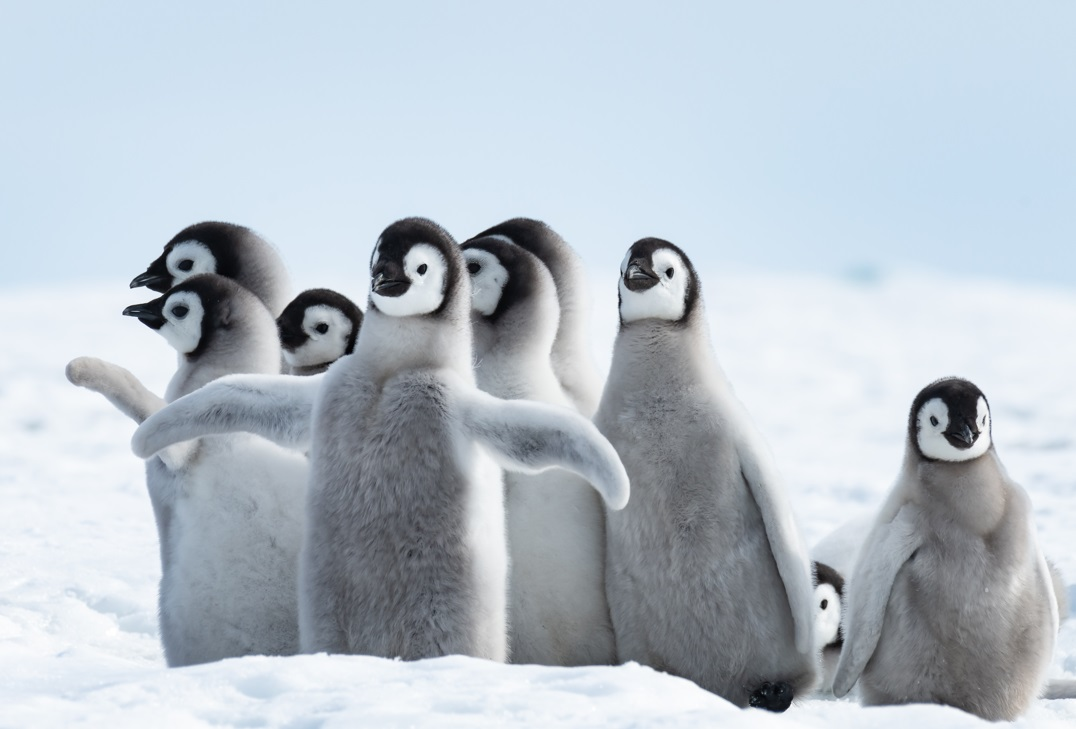
#> input picture Computer Vision Deep Dive in Python/Ch04/04_05/penguins.jpg, 1076 x 729 px
$ python edge_detection_filters.py
#> lines starting #> are read from the running program, lines starting #| are printed output that depends on the picture; after the words box and inside, x2 and y2 are one past the last pixel; in counts of white or black regions, pixels touching at a corner belong together
# Commented out IPython magic to ensure Python compatibility.
# Let's work with a picture of penguins

import numpy as np
import matplotlib.pyplot as plt

# %config InlineBackend.figure_formats = 'retina'
from matplotlib import rcParams
import cv2
from EC_CV import *

rcParams["figure.figsize"] = (20, 8)

img = plt.imread("penguins.jpg")
#> img is the input picture: shape (729, 1076, 3); mean R, G, B 183.7, 193.4, 202.5
img = cv2.cvtColor(img, cv2.COLOR_RGB2GRAY)
#> img: shape (729, 1076)
plt.imshow(img, cmap="gray")

# Let's use a vertical Sobel filter

kernel = np.matrix([[1, 0, -1], [2, 0, -2], [1, 0, -1]])

vr_edges = cv2.filter2D(src=img, ddepth=-1, kernel=kernel)
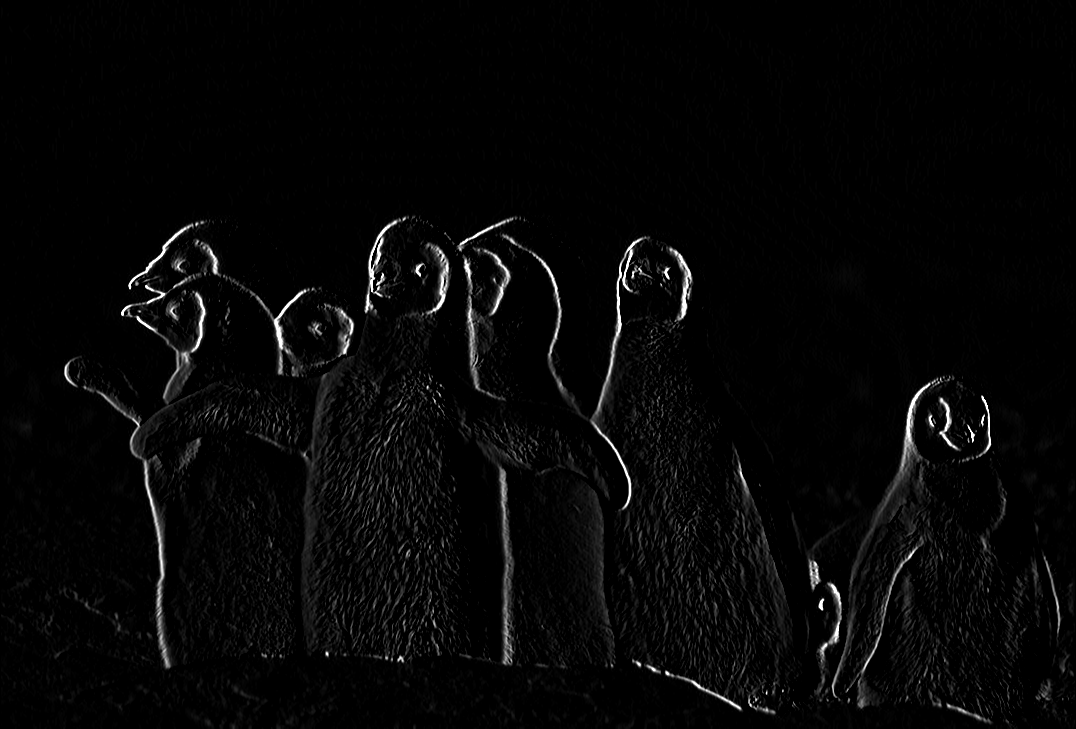
#> vr_edges: shape (729, 1076); min 0, max 255, mean 6.5
plt.imshow(vr_edges, cmap="gray")

# Now let's use the opposite vertical Sobel filter

kernel = np.matrix([[-1, 0, 1], [-2, 0, 2], [-1, 0, 1]])

vl_edges = cv2.filter2D(src=img, ddepth=-1, kernel=kernel)

rcParams["figure.figsize"] = 20, 8

# display images
fig, ax = plt.subplots(1, 2)
ax[0].imshow(vr_edges, cmap="gray")
ax[1].imshow(vl_edges, cmap="gray")

# Let's add the two vertical edge images

v_edges = cv2.add(vr_edges, vl_edges)
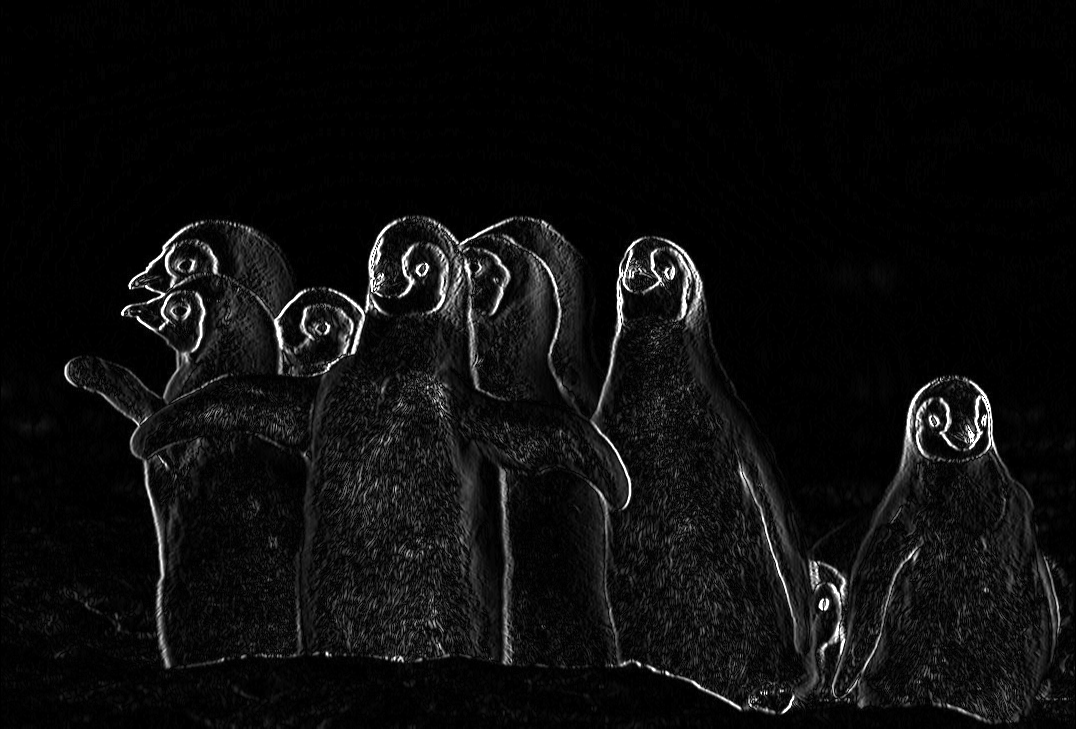
#> v_edges: shape (729, 1076); min 0, max 255, mean 13.1
plt.imshow(v_edges, cmap="gray")

# Now let's do the same for horizontal Sobel filters

kernel = np.matrix([[1, 2, 1], [0, 0, 0], [-1, -2, -1]])

hd_edges = cv2.filter2D(src=img, ddepth=-1, kernel=kernel)

kernel = np.matrix([[-1, -2, -1], [0, 0, 0], [1, 2, 1]])

hu_edges = cv2.filter2D(src=img, ddepth=-1, kernel=kernel)

rcParams["figure.figsize"] = 20, 8

# display images
fig, ax = plt.subplots(1, 2)
ax[0].imshow(hd_edges, cmap="gray")
ax[1].imshow(hu_edges, cmap="gray")

# Let's add the two images

h_edges = cv2.add(hd_edges, hu_edges)
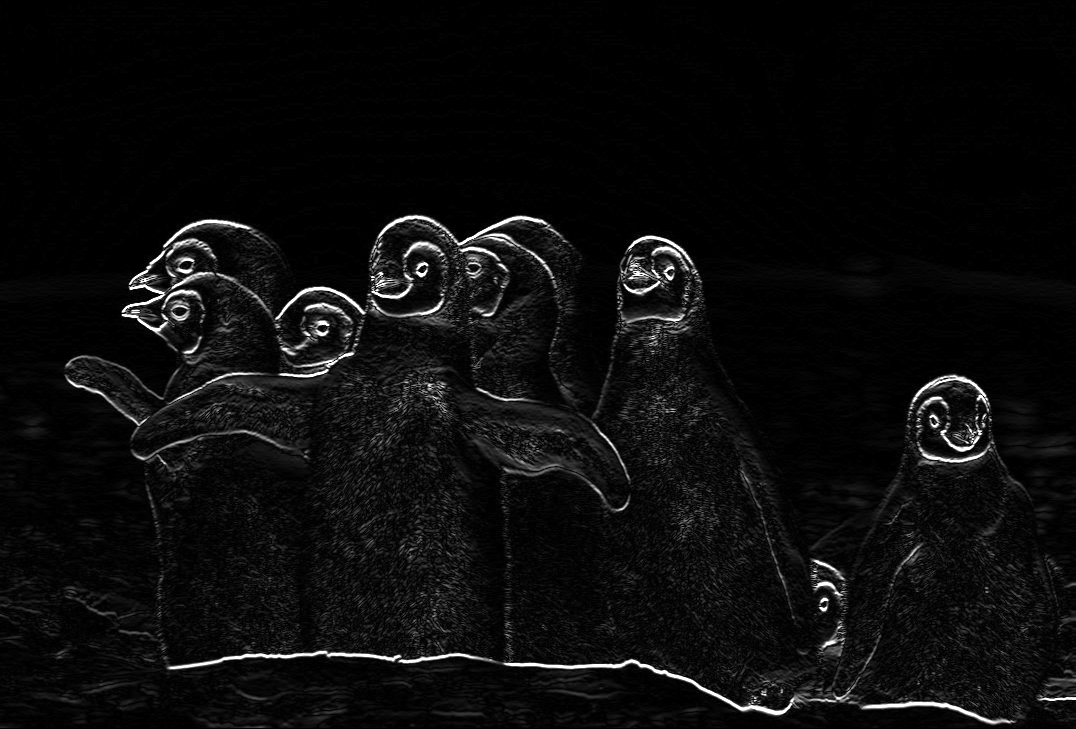
#> h_edges: shape (729, 1076); min 0, max 255, mean 12.1
plt.imshow(h_edges, cmap="gray")

# Now let's add all edge images

all_edges = cv2.add(h_edges, v_edges)
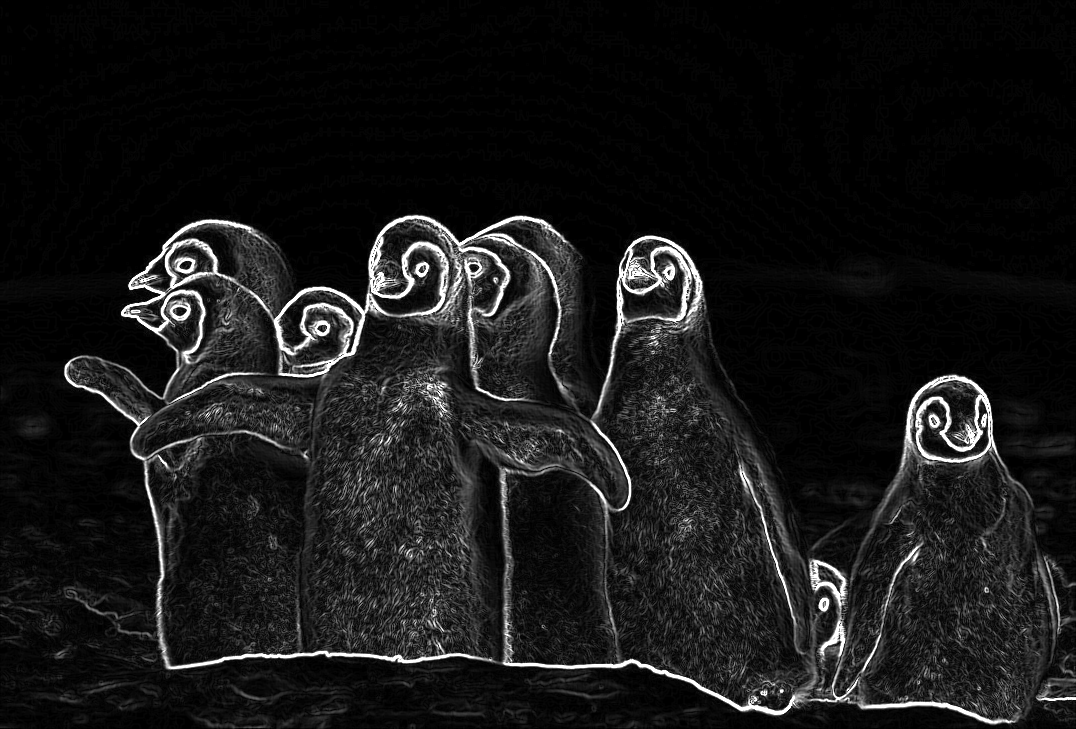
#> all_edges: shape (729, 1076); min 0, max 255, mean 23.8
plt.imshow(all_edges, cmap="gray")

# Just for fun, let's turn it into black and white

(thresh, blackAndWhiteImage) = cv2.threshold(all_edges, 127, 255, cv2.THRESH_BINARY)
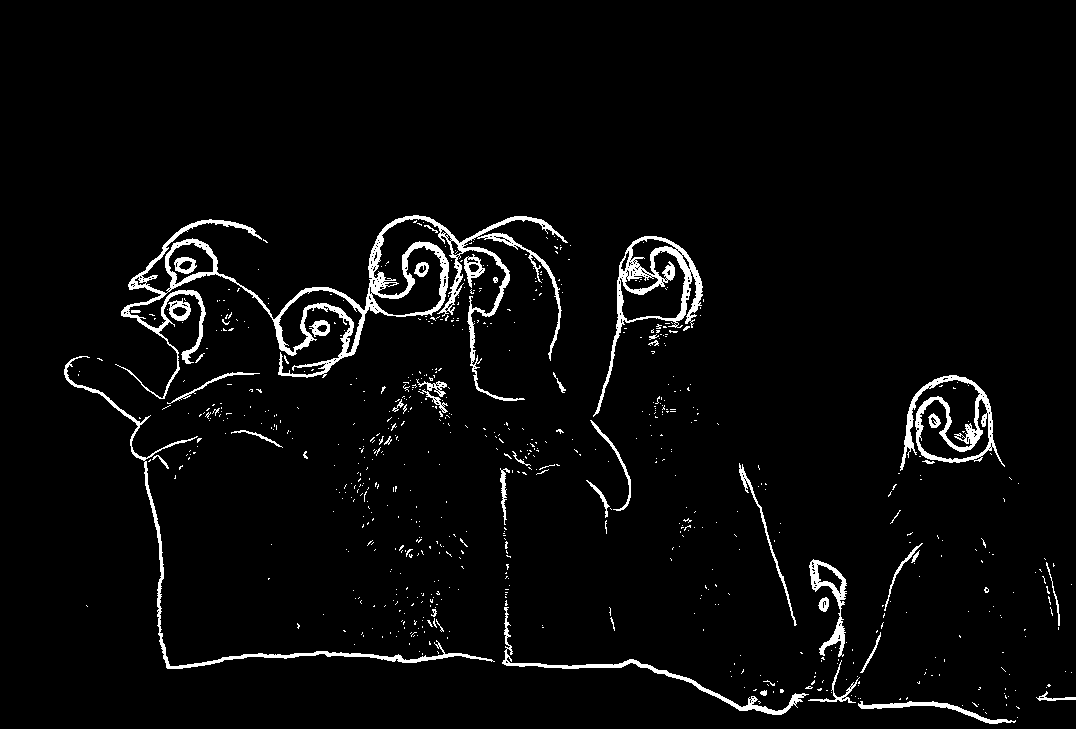
#> blackAndWhiteImage: shape (729, 1076); 3.6% white; 725 white regions (677 under 20 px), largest, box (x1, y1, x2, y2) and area: (115, 215, 568, 401) 10035, (593, 236, 703, 417) 2939, (64, 356, 495, 669) 2529
plt.imshow(blackAndWhiteImage, cmap="gray")
print(np.shape(blackAndWhiteImage))
#| (729, 1076)

# Just for fun, let's turn it into black and white

plt.imshow(cv2.bitwise_not(blackAndWhiteImage), cmap="gray")
print(np.shape(blackAndWhiteImage))
#| (729, 1076)
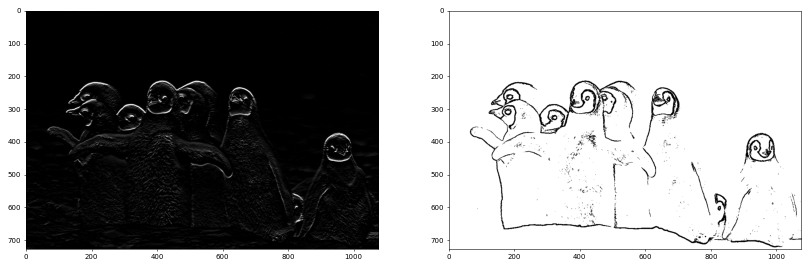
#> figure drawn by matplotlib, 2 panels
